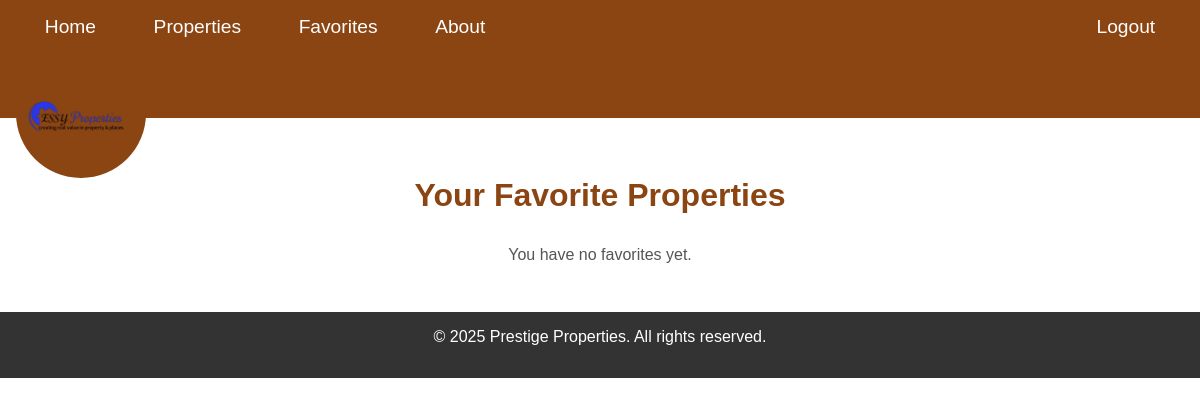
Before: /favorites/ (signed in) with the older database file.
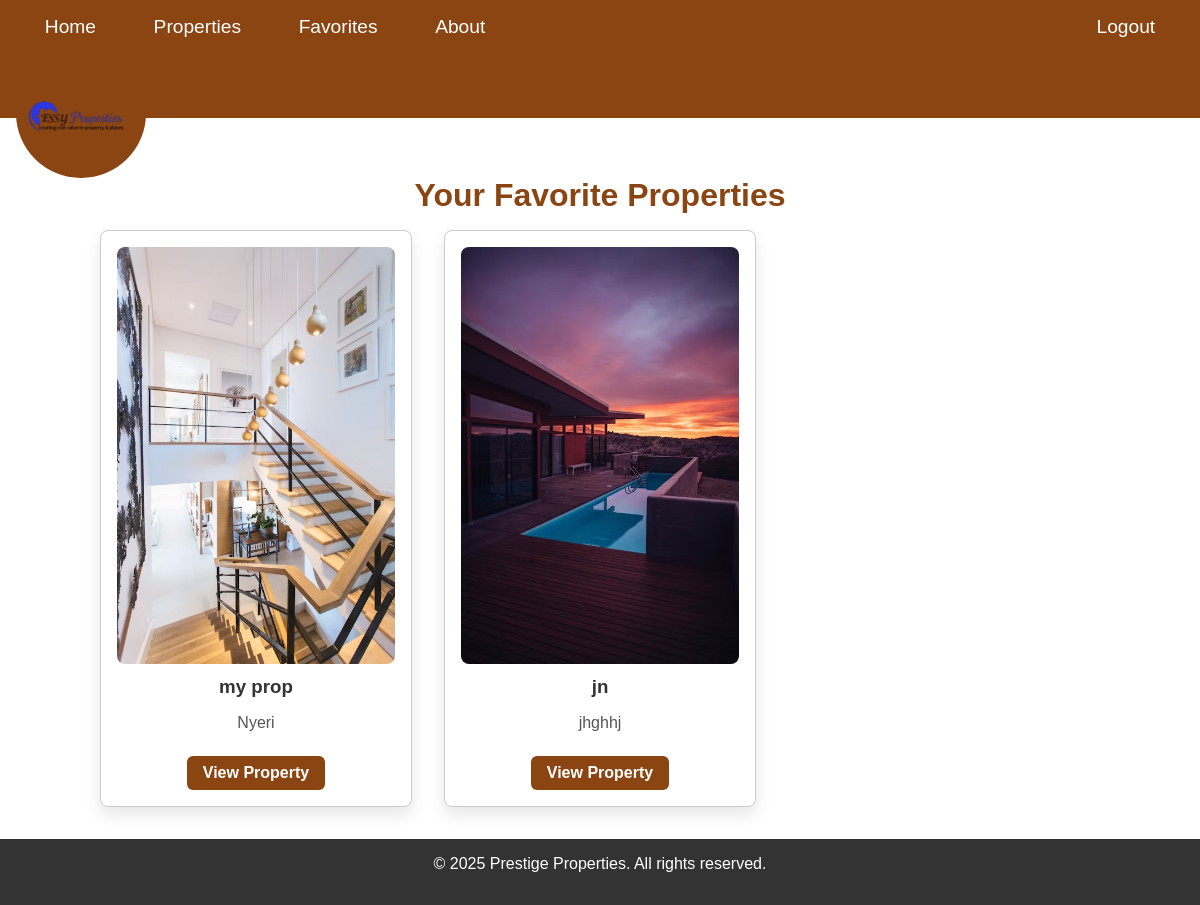
After: the same page with the newer database file.
### mainapp/models.py (models this page shows, shortened)
class Favorite(models.Model):
    buyer = models.ForeignKey(User, on_delete=models.CASCADE, related_name='favorites')
    property = models.ForeignKey(Property, on_delete=models.CASCADE, related_name='favorited_by')
    created_at = models.DateTimeField(auto_now_add=True)
    class Meta:
        unique_together = ('buyer', 'property')

class Property(models.Model):
    PROPERTY_TYPES = (
        ('house', 'House'),
        ('apartment', 'Apartment'),
        ('commercial', 'Commercial'),
        ('land', 'Land'),
    )
    seller = models.ForeignKey(SellerProfile, on_delete=models.CASCADE, related_name='properties')
    title = models.CharField(max_length=200)
    description = models.TextField()
    property_type = models.CharField(max_length=50, choices=PROPERTY_TYPES)
    price = models.DecimalField(max_digits=12, decimal_places=2)
    location_address = models.CharField(max_length=255)
    latitude = models.DecimalField(max_digits=9, decimal_places=6, blank=True, null=True)
    longitude = models.DecimalField(max_digits=9, decimal_places=6, blank=True, null=True)
    image_main = models.ImageField(upload_to='mainapp/properties/')
    image_gallery_1 = models.ImageField(upload_to='mainapp/properties/', blank=True, null=True)
    image_gallery_2 = models.ImageField(upload_to='mainapp/properties/', blank=True, null=True)
    image_gallery_3 = models.ImageField(upload_to='mainapp/properties/', blank=True, null=True)
    amenities = models.TextField(blank=True, null=True)
    floor_plan = models.FileField(upload_to='mainapp/floorplans/', blank=True, null=True)
    is_available = models.BooleanField(default=True)
    view_count = models.PositiveIntegerField(default=0)
    created_at = models.DateTimeField(auto_now_add=True)
    updated_at = models.DateTimeField(auto_now=True)

### mainapp/views.py (the view)
# urls.py: path('favorites/', views.view_favorites, name='view_favorites'),
@login_required
def view_favorites(request):
    favs = Favorite.objects.filter(buyer=request.user).select_related('property')
    return render(request, 'mainapp/favorites.html', {'favorites': favs})

### mainapp/templates/mainapp/favorites.html (shortened to what this page needs)
{% extends 'mainapp/base.html' %}
{% load static %}
{% block content %}
<div style="text-align:center; padding:2rem 1rem;">
  <h2 style="color:#8B4513; font-size:2rem; margin-bottom:1rem;">Your Favorite Properties</h2>
  {% if favorites %}
    <div style="max-width:1000px; margin:0 auto; display:grid; grid-template-columns: repeat(auto-fill, minmax(280px, 1fr)); gap:2rem;">
      {% for fav in favorites %}
        <div style="border:1px solid #ccc; padding:1rem; border-radius:8px; background:white; box-shadow:0 8px 16px rgba(0,0,0,0.1);">
          <img src="{{ fav.property.image_main.url }}" alt="{{ fav.property.title }}" style="width:100%; height:auto; border-radius:8px;" />
          <h3 style="margin:0.5rem 0; color:#333;">{{ fav.property.title }}</h3>
          <p style="color:#555;">{{ fav.property.location_address }}</p>
          <a href="{% url 'property_detail' fav.property.pk %}"
             style="display:inline-block; padding:0.5rem 1rem; background:#8B4513; color:white; text-decoration:none; border-radius:6px; font-weight:bold; margin-top:0.5rem;">
             View Property
          </a>
        </div>
      {% endfor %}
    </div>
  {% else %}
    <p style="color:#555; margin-top:2rem;">You have no favorites yet.</p>
  {% endif %}
</div>
{% endblock %}

### mainapp/templates/mainapp/base.html (shortened to what this page needs)
<!DOCTYPE html>
<html lang="en">
<head>
  {% load static %}
  <link href="https://cdnjs.cloudflare.com/ajax/libs/font-awesome/6.5.2/css/all.min.css" rel="stylesheet" />
  <link rel="stylesheet" href="{% static 'mainapp/css/mobile.css' %}">
</head>
<body>
  <div class="logo-container">
    <img src="{% static 'mainapp/images/at_.png' %}" alt="Logo" class="floating-logo" />
  </div>
  <div class="orange-section">
    <header class="site-header">
      <nav class="navbar">
        <div class="nav-left-wrap">
          <ul class="nav-left">
            <li><a href="{% url 'index' %}">Home</a></li>
            <li><a href="{% url 'property_list' %}">Properties</a></li>
            <li><a href="{% url 'view_favorites' %}">Favorites</a></li>
            <li><a href="{% url 'about' %}">About</a></li>
          </ul>
        </div>
        <div class="nav-right-wrap">
          <ul class="nav-right">
            {% if request.user.is_authenticated %}
              <li><a href="{% url 'logout' %}">Logout</a></li>
            {% else %}
              <li><a href="{% url 'login' %}">Login</a></li>
              <li><a href="{% url 'register' %}">Register</a></li>
            {% endif %}
          </ul>
        </div>
      </nav>
    </header>
  </div>
  {% block content %}{% endblock content %}
  <footer style="padding:1rem; color:white; background:#333; text-align:center;">
    &copy; 2025 Prestige Properties. All rights reserved.
  </footer>
</body>
</html>

### static/mainapp/css/mobile.css (style rules this page uses)
img { max-width: 100%; height: auto; border-radius: 8px; }
body { margin: 0; font-family: Arial, sans-serif; background-color: #fff; color: #333; }
header { padding: 1rem 2rem; display: flex; flex-direction: column; align-items: center; }
header nav ul { display: flex; flex-direction: column; align-items: center; gap: 1rem; padding: 0; margin: 1rem 0; }
header a { color: white; font-size: 1rem; padding: 0.4rem 1rem; border-radius: 8px; background: #8B4513; text-decoration: none; transition: background 0.3s ease; }
.logo-container { width: 120px; left: 1rem; top: 1rem; position: fixed; z-index: 1000; }
.floating-logo { width: 100%; }
footer { padding: 1rem; background: #333; color: white; text-align: center; }

### mainapp/templates/mainapp/base.html (style rules this page uses)
body { margin: 0; background: white; font-family: Arial, sans-serif; }
.orange-section { background: #8B4513; padding-bottom: 4rem; position: relative; }
.logo-container { position: fixed; top: 3rem; left: 1rem; z-index: 1000; padding: 0.3rem; border-radius: 50%; transition: background 0.3s ease; }
.floating-logo { width: 120px; height: auto; display: block; }
.site-header { padding: 1rem 2rem; display: flex; align-items: center; justify-content: space-between; }
.navbar { display: flex; justify-content: space-between; align-items: center; flex-wrap: nowrap; width: 100%; }
.nav-left-wrap, .nav-right-wrap { display: flex; }
.nav-left, .nav-right { display: flex; flex-direction: row; list-style: none; gap: 2rem; padding: 0; margin: 0; }
.nav-left li, .nav-right li { white-space: nowrap; }
.navbar a { color: white; text-decoration: none; font-weight: 500; font-size: 1.2rem; padding: 0.3rem 0.8rem; border-radius: 8px; transition: background 0.3s, color 0.3s; }

Changed rows visible on the page:
added Favorite: property.image_main (picture), property "my prop", property.location_address "Nyeri"
added Favorite: property.image_main (picture), property "jn", property.location_address "jhghhj"
Other visible differences:
text no longer shown: "You have no favorites yet."
